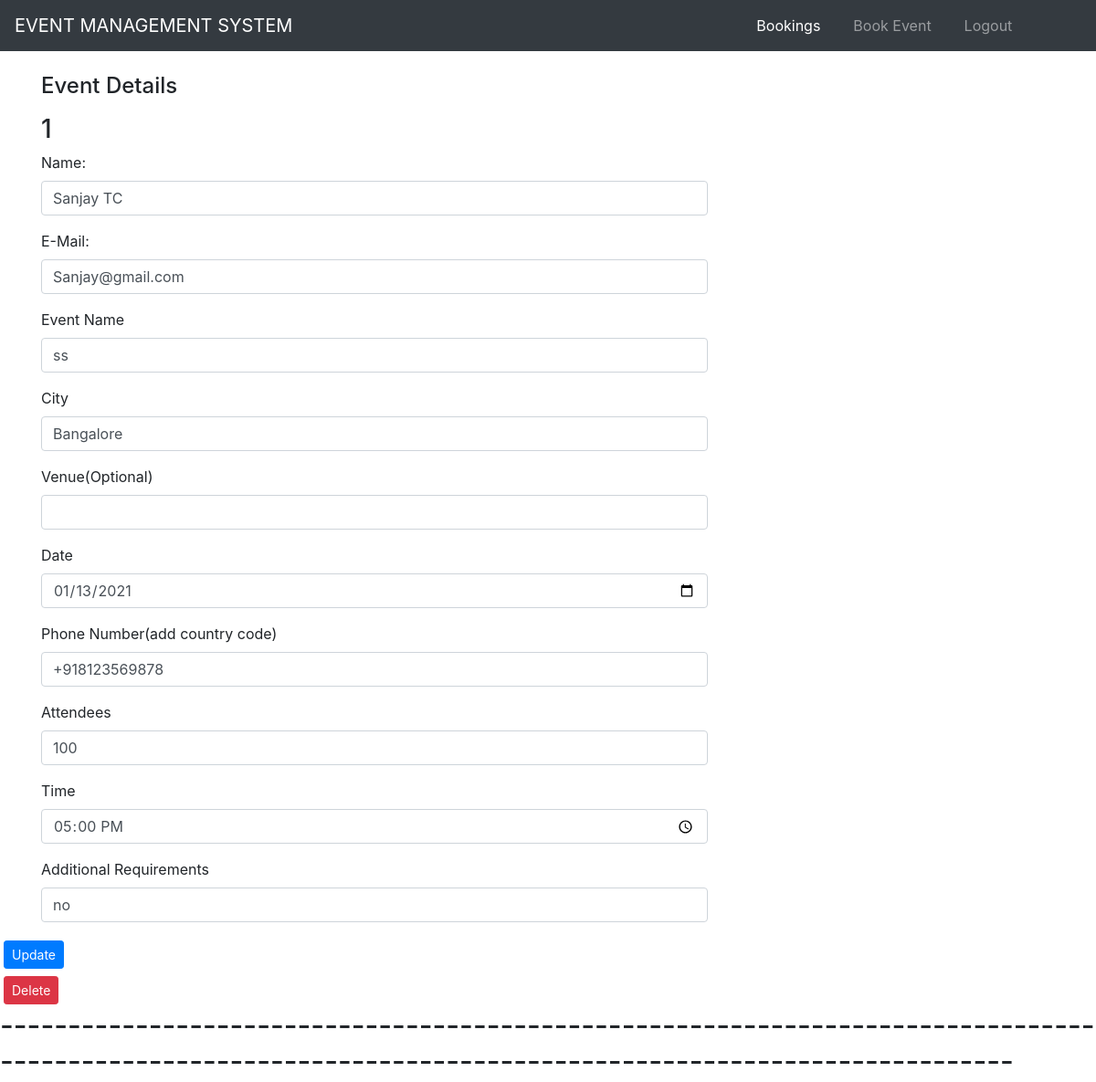
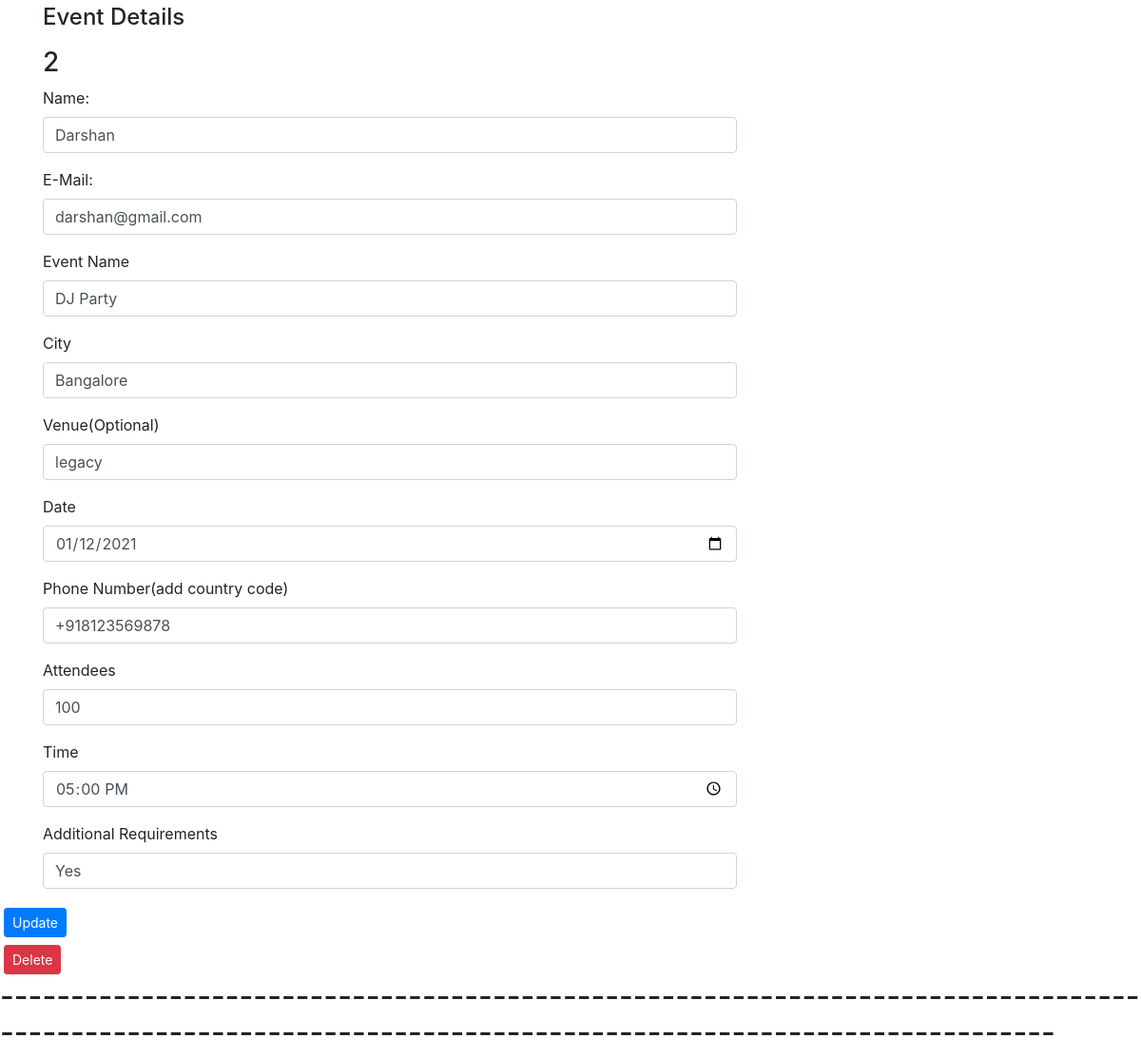
The page /admin.html on the database its author committed (2 pictures, top to bottom).
### Event/models.py (models this page shows, shortened)
class Booking(db.Model):
    id = db.Column(db.Integer, primary_key=True)
    name = db.Column(db.String(30),nullable=False)
    email = db.Column(db.String(30), nullable=False)
    event_name = db.Column(db.String(30), nullable = False)
    city = db.Column(db.String(30), nullable = False)
    venue = db.Column(db.String(30), nullable=True)
    date = db.Column(db.String(30), nullable = False)
    phone = db.Column(db.String(30), nullable = False)
    attendees = db.Column(db.Integer, nullable = False)
    time = db.Column(db.Time, nullable = False)
    additional_requirements = db.Column(db.String(120), nullable=False)
    user_id = db.Column(db.Integer, db.ForeignKey('login.user_id'), nullable=False)

### Event/routes.py (the view)
@app.route("/admin.html", methods=['GET', 'POST'])
def admin():
    admin = Booking.query.all()
    form = BookingForm()
    return render_template('admin.html', title="Admin page",form=form, posts=admin)

### Event/forms.py (shortened to what this page needs)
class BookingForm(FlaskForm):
    name = StringField('Name',validators=[DataRequired()])
    email = StringField('Email',validators=[DataRequired(), Email()])
    event_name = StringField('Event Name', validators=[DataRequired()])
    date = DateField("Date",format='%Y-%m-%d')
    phone = StringField('Phone', validators=[DataRequired()])
    attendees = IntegerField('Attendees',validators=[DataRequired()])
    time = TimeField('Time', format='%H:%M')
    city = StringField('City', validators=[DataRequired()])
    venue = StringField('venue')
    additional_requirements = TextAreaField('Additional Requirements',validators=[DataRequired()])
    submit = SubmitField('Submit')

### Event/templates/admin.html (shortened to what this page needs)
{% extends "admin_layout.html" %}
{% block content %}
{% for post in posts %}
<div class="container">
    <div class="row">
      <div class="col-md-8 order-md-1 ">
        <form class="form-Booking" method="POST" action="">
          <h4 class="mb-3">Event Details</h4>
          <h3>{{ post.id }}</h3>
          <div class="form-group">
            <label for="comment">Name:</label>
            {% if form.name.errors %}
                {{ form.name(class="form-control form-control-lg is-invalid") }}
                <div class="invalid-feedback">
                {% for error in form.name.errors %}
                    <span>{{ error }}</span>
                {% endfor %}
                </div>
             {% else %}
                {{ form.name(class="form-control",value=post.name)}}
             {% endif %}
        </div>
        <div class="form-group">
            <label for="comment">E-Mail:</label>
            {% if form.email.errors %}
                {{ form.email(class="form-control form-control-lg is-invalid") }}
                <div class="invalid-feedback">
                {% for error in form.email.errors %}
                    <span>{{ error }}</span>
                {% endfor %}
                </div>
             {% else %}
                {{ form.email(class="form-control",value=post.email)}}
             {% endif %}
        </div>
          <div class="form-group">
            <label for="event_name">Event Name</label>
            {% if form.event_name.errors %}
                {{ form.event_name(class="form-control form-control-lg is-invalid") }}
                <div class="invalid-feedback">
                {% for error in form.event_name.errors %}
                    <span>{{ error }}</span>
                {% endfor %}
                </div>
             {% else %}
                {{ form.event_name(class="form-control", value=post.event_name )}}
             {% endif %}
          </div>
          <div class="form-group">
            <label for="city">City</label>
            {% if form.city.errors %}
                {{ form.city(class="form-control form-control-lg is-invalid") }}
                <div class="invalid-feedback">
                {% for error in form.city.errors %}
                    <span>{{ error }}</span>
                {% endfor %}
                </div>
             {% else %}
                {{ form.city(class="form-control", value=post.city)}}
             {% endif %}
          </div>
          <div class="form-group">
            <label for="venue">Venue(Optional)</label>
            {% if form.venue.errors %}
                {{ form.venue(class="form-control form-control-lg is-invalid") }}
                <div class="invalid-feedback">
                {% for error in form.venue %}
                    <span>{{ error }}</span>
                {% endfor %}
                </div>
             {% else %}
                {{ form.venue(class="form-control", value=post.venue)}}
             {% endif %}
          </div>
          <div class="form-group">
            <label for="event_name">Date</label>
            {% if form.date.errors %}
                {{ form.date(class="form-control form-control-lg is-invalid") }}
                <div class="invalid-feedback">
                {% for error in form.date.errors %}
                    <span>{{ error }}</span>
                {% endfor %}
                </div>
             {% else %}
                {{ form.date(class="form-control", value=post.date)}}
             {% endif %}
          </div>
          <div class="form-group">
            <label for="event_name">Phone Number(add country code)</label>
            {% if form.phone.errors %}
                {{ form.phone(class="form-control form-control-lg is-invalid") }}
                <div class="invalid-feedback">
                {% for error in form.date.errors %}
                    <span>{{ error }}</span>
                {% endfor %}
                </div>
             {% else %}
                {{ form.phone(class="form-control", value=post.phone)}}
             {% endif %}
          </div>
          <div class="form-group">
            <label for="event_name">Attendees</label>
            {% if form.attendees.errors %}
                {{ form.attendees(class="form-control form-control-lg is-invalid") }}
                <div class="invalid-feedback">
                {% for error in form.attendees.errors %}
                    <span>{{ error }}</span>
                {% endfor %}
                </div>
             {% else %}
                {{ form.attendees(class="form-control",type="number",id="example-number-input", value=post.attendees)}}
             {% endif %}
          </div>
          <div class="form-group">
            <label for="event_name">Time</label>
            {% if form.time.errors %}
                {{ form.attendees(class="form-control form-control-lg is-invalid") }}
                <div class="invalid-feedback">
                {% for error in form.time.errors %}
                    <span>{{ error }}</span>
                {% endfor %}
                </div>
             {% else %}
                {{ form.time(class="form-control",type="time",id="ime-input",value=post.time)}}
             {% endif %}
          </div>
         <div class="form-group">
            <label for="comment">Additional Requirements</label>
            {% if form.name.errors %}
                {{ form.name(class="form-control form-control-lg is-invalid") }}
                <div class="invalid-feedback">
                {% for error in form.name.errors %}
                    <span>{{ error }}</span>
                {% endfor %}
                </div>
             {% else %}
                {{ form.name(class="form-control",value=post.additional_requirements)}}
             {% endif %}
        </div>
        </form>
      </div>
    </div>
  </div>
    <a class="btn btn-primary btn-sm m-1" href="{{ url_for('update', booking_id=post.id) }}">Update</a>
    <form action="{{ url_for('delete', booking_id=post.id ) }}" method="POST">
      <input class="btn btn-danger btn-sm m-1" type="submit" value="Delete">
   </form>
    <h2>------------------------------------------------------------------------------------------------------------------------------------------------------------</h2>
{% endfor %}
{% endblock content %}

### Event/templates/admin_layout.html (shortened to what this page needs)
<!DOCTYPE html>
<html lang="en">
<head>
    <link rel="stylesheet" href="https://cdn.jsdelivr.net/npm/bootstrap@4.5.3/dist/css/bootstrap.min.css">
    <link rel="stylesheet" href="{{ url_for('static',filename='CSS/layout-styles.css') }}">
</head>
<body>
  <header>
    <nav class="navbar navbar-expand-md navbar-dark bg-dark mb-4">
      <a class="navbar-brand" href="#">EVENT  MANAGEMENT  SYSTEM</a>
      <div class="collapse navbar-collapse" id="myNavbar">
      <ul class="nav navbar-nav navbar-right">
        <li class="nav-item">
          <a class="nav-link active" href="{{ url_for('admin') }}">Bookings</a>
        </li>
        <li class="nav-item">
          <a class="nav-link" href="{{ url_for('admin_booking') }}">Book Event</a>
        </li>
        <li class="nav-item">
          <a class="nav-link " href="{{ url_for('logout') }}" tabindex="-1" >Logout</a>
        </li>
      </ul>
      </div>
    </nav>
  </header>
  {% block content %}{% endblock %}

### Event/static/CSS/layout-styles.css (style rules this page uses)
body { min-height: 75rem; }
ul li { position: relative; left:150%; padding-left: 10px; padding-right: 10px; }
nav { margin: 0px; padding: 0px; }

### rows shown on the page
Booking: id "1", name "Sanjay TC", email "Sanjay@gmail.com", event_name "ss", city "Bangalore", date "01/13/2021", phone "+918123569878", attendees "100", time "17:00:00"
Booking: name "no", id "2", name "Darshan", email "darshan@gmail.com", event_name "DJ Party", city "Bangalore", venue "legacy", date "01/12/2021", phone "+918123569878", attendees "100", time "17:00:00", name "Yes"
